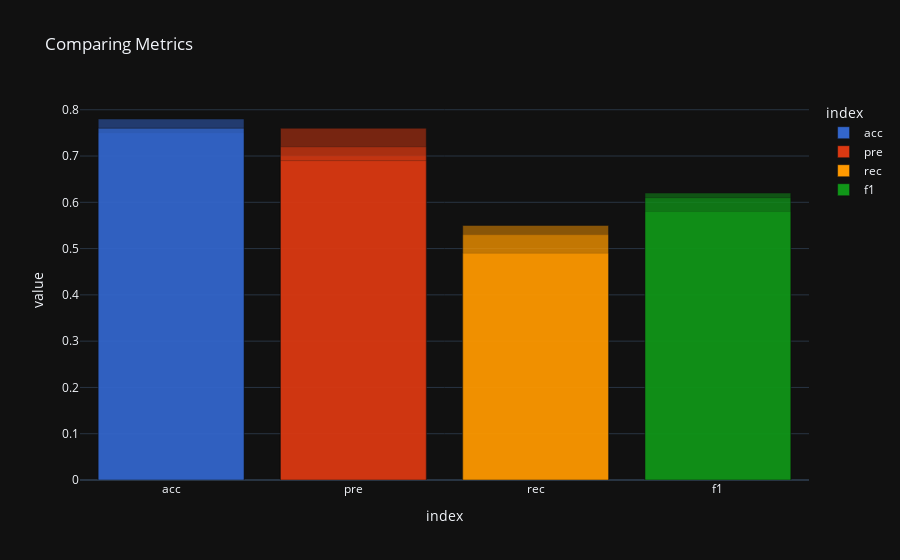

Notebook source saved alongside this figure:
### Code cell
import plotly.express as px

fig = px.bar(amv,
             title='Comparing Metrics',
             color=amv.index,
             barmode='overlay',
             color_discrete_sequence=px.colors.qualitative.G10,
             template='plotly_dark')



fig.show();

### Figure 1 — Plotly figure (JSON) as saved in the notebook; plotly's stock layout.template omitted (floating-point values rounded to 4 significant figures)
{"data": [{"alignmentgroup": "True", "hovertemplate": "index=%{x}<br>value=%{y}<extra></extra>", "legendgroup": "acc", "marker": {"color": "#3366CC", "opacity": 0.5, "pattern": {"shape": ""}}, "name": "acc", "offsetgroup": "acc", "orientation": "v", "showlegend": true, "textposition": "auto", "type": "bar", "x": ["acc", "acc", "acc", "acc"], "xaxis": "x", "y": [0.75, 0.78, 0.76, 0.76], "yaxis": "y"}, {"alignmentgroup": "True", "hovertemplate": "index=%{x}<br>value=%{y}<extra></extra>", "legendgroup": "pre", "marker": {"color": "#DC3912", "opacity": 0.5, "pattern": {"shape": ""}}, "name": "pre", "offsetgroup": "pre", "orientation": "v", "showlegend": true, "textposition": "auto", "type": "bar", "x": ["pre", "pre", "pre", "pre"], "xaxis": "x", "y": [0.7, 0.76, 0.72, 0.69], "yaxis": "y"}, {"alignmentgroup": "True", "hovertemplate": "index=%{x}<br>value=%{y}<extra></extra>", "legendgroup": "rec", "marker": {"color": "#FF9900", "opacity": 0.5, "pattern": {"shape": ""}}, "name": "rec", "offsetgroup": "rec", "orientation": "v", "showlegend": true, "textposition": "auto", "type": "bar", "x": ["rec", "rec", "rec", "rec"], "xaxis": "x", "y": [0.49, 0.53, 0.49, 0.55], "yaxis": "y"}, {"alignmentgroup": "True", "hovertemplate": "index=%{x}<br>value=%{y}<extra></extra>", "legendgroup": "f1", "marker": {"color": "#109618", "opacity": 0.5, "pattern": {"shape": ""}}, "name": "f1", "offsetgroup": "f1", "orientation": "v", "showlegend": true, "textposition": "auto", "type": "bar", "x": ["f1", "f1", "f1", "f1"], "xaxis": "x", "y": [0.58, 0.62, 0.58, 0.61], "yaxis": "y"}], "layout": {"barmode": "overlay", "legend": {"title": {"text": "index"}, "tracegroupgap": 0}, "title": {"text": "Comparing Metrics"}, "xaxis": {"anchor": "y", "categoryarray": ["acc", "pre", "rec", "f1"], "categoryorder": "array", "domain": [0, 1], "title": {"text": "index"}}, "yaxis": {"anchor": "x", "domain": [0, 1], "title": {"text": "value"}}}}
